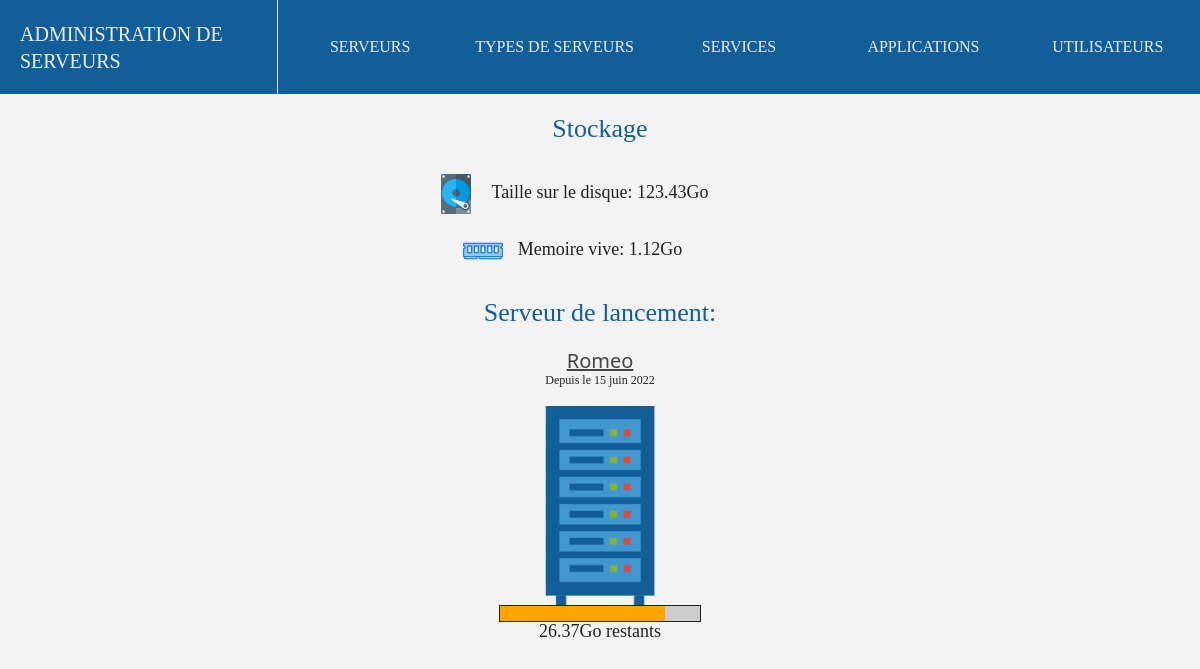
/affiche/service/31/, run on the app's committed database.
### adminserver/models.py (models this page shows, shortened)
class services(models.Model):
    nom_service = models.CharField(max_length=100,blank=False)
    date_de_lancement = models.DateField(max_length=100,blank=False,default=django.utils.timezone.now)
    espace_memoire_utilise = models.IntegerField(blank=False)
    memoire_vive_necessaire = models.IntegerField(blank=False)
    serveur_de_lancement = models.ForeignKey(serveurs, on_delete=models.CASCADE, null="true")

class serveurs(models.Model):
    nom = models.CharField(max_length=100,blank=False)
    type_de_serveur = models.ForeignKey(type_de_serveurs, on_delete=models.CASCADE, null="true")
    processeurs = models.IntegerField(blank=False)
    memoire = models.IntegerField(blank=False)
    stockage = models.IntegerField(blank=False)
    def __str__(self):
        return self.nom

### adminserver/views.py (the view)
# urls.py: path('affiche/service/<int:id>/',views.affiche_service),
def affiche_service(request, id):
    service = models.services.objects.get(pk=id)
    serveur = service.serveur_de_lancement
    if len(str(service.memoire_vive_necessaire)) > 6:
        service.memoire_vive_necessaire_adapt = str(round(service.memoire_vive_necessaire/1000000,2)) + "To"
    elif len(str(service.memoire_vive_necessaire)) > 3:
        service.memoire_vive_necessaire_adapt = str(round(service.memoire_vive_necessaire/1000,2)) + "Go"
    else:
        service.memoire_vive_necessaire_adapt = str(service.memoire_vive_necessaire) + "Mo"
    if len(str(service.espace_memoire_utilise)) > 6:
        service.espace_memoire_utilise_adapt = str(round(service.espace_memoire_utilise/1000000,2)) + "To"
    elif len(str(service.espace_memoire_utilise)) > 3:
        service.espace_memoire_utilise_adapt = str(round(service.espace_memoire_utilise/1000,2)) + "Go"
    else:
        service.espace_memoire_utilise_adapt = str(service.espace_memoire_utilise) + "Mo"
    count = 0
    for q in list(models.services.objects.filter(serveur_de_lancement=serveur.id)):
        count = count + q.espace_memoire_utilise
    for q in list(models.applications.objects.filter(serveurs=serveur.id)):
        count = count + q.espace_memoire_utilise
    serveur.progress = round((count / serveur.stockage) * 100, 2)
    if serveur.progress >= 0:
        serveur.color = "#24a4dc"
        if serveur.progress >= 75:
            serveur.color = "orange"
            if serveur.progress >= 90:
                serveur.color = "#d92624"
    if len(str(serveur.stockage - count)) > 6:
        serveur.ratio = str(round((serveur.stockage - count) / 1000000, 2)) + "To restants"
    elif len(str(serveur.stockage - count)) > 3:
        serveur.ratio = str(round((serveur.stockage - count) / 1000, 2)) + "Go restants"
    elif serveur.stockage - count > 0:
        serveur.ratio = str(serveur.stockage - count) + "Mo restants"
    elif serveur.stockage - count == 0:
        serveur.ratio = "FULL"
    else:
        serveur.ratio = "ERROR"
    serveur.progress = str(serveur.progress).replace(",", ".")
    return render(request,"services/affiche.html",{"service" : service,"serveur":serveur})

### adminserver/templates/services/affiche.html (shortened to what this page needs)
{% extends "main.html" %}
{% block content %}
<h2> {{service.nom_service}} </h2>
<br>
<p> <img src="/static/disc.png" style="width:40px;height:40px;position:absolute;margin-left:-55px;margin-top:-8px"/> Taille sur le disque: {{service.espace_memoire_utilise_adapt}} </p>
<br>
<br>
<p> <img src="/static/ram.png" style="width:40px;height:40px;position:absolute;margin-left:-55px;margin-top:-8px"/> Memoire vive: {{service.memoire_vive_necessaire_adapt}} </p>
<br>
<h2> Serveur de lancement: </h2>
<li style="list-style:none;text-align:center;"><a class="object_title" href="/affiche/serveur/{{serveur.id}}/">{{serveur}}</a><p style="font-size:12px"> Depuis le {{service.date_de_lancement}}</p><br><div class="server_img"></div><div class="progress"> <div class="value" style="width:{{serveur.progress}}%;background:{{serveur.color}}"> </div></div><p>{{serveur.ratio}}</p></li>
{% endblock %}

### adminserver/static/main.css (style rules this page uses)
* { padding:0;margin:0; }
body { display:flex;align-items:center;flex-direction:column;min-height:100vh;width:100%;background-color:#F3F3F3;overflow-x:hidden; }
h2 { color:#115e99;font-family:Tahoma;padding:20px;font-weight:1; }
.server_img { width:200px;height:200px;background:url(/static/server.png);background-size:100% }
h2 { font-size:26px; }
.object_title { font-size:20px; }
li > a { color:#444;line-height:25px;font-family:system-UI,arial }
.progress { color: white;font-family:arial;font-weight:1;background:#CCC;display:flex;height:15px;align-items:center;outline:1px solid #222; }
.value { background:blue;height:15px; }
p { color:#222;font-size:18px;font-family:tahoma;font-weight:1; }

### data on the page
services: nom_service "Stockage", espace_memoire_utilise_adapt "123.43Go", memoire_vive_necessaire_adapt "1.12Go", date_de_lancement "15 juin 2022"
serveurs: nom "Romeo", ratio "26.37Go restants"
